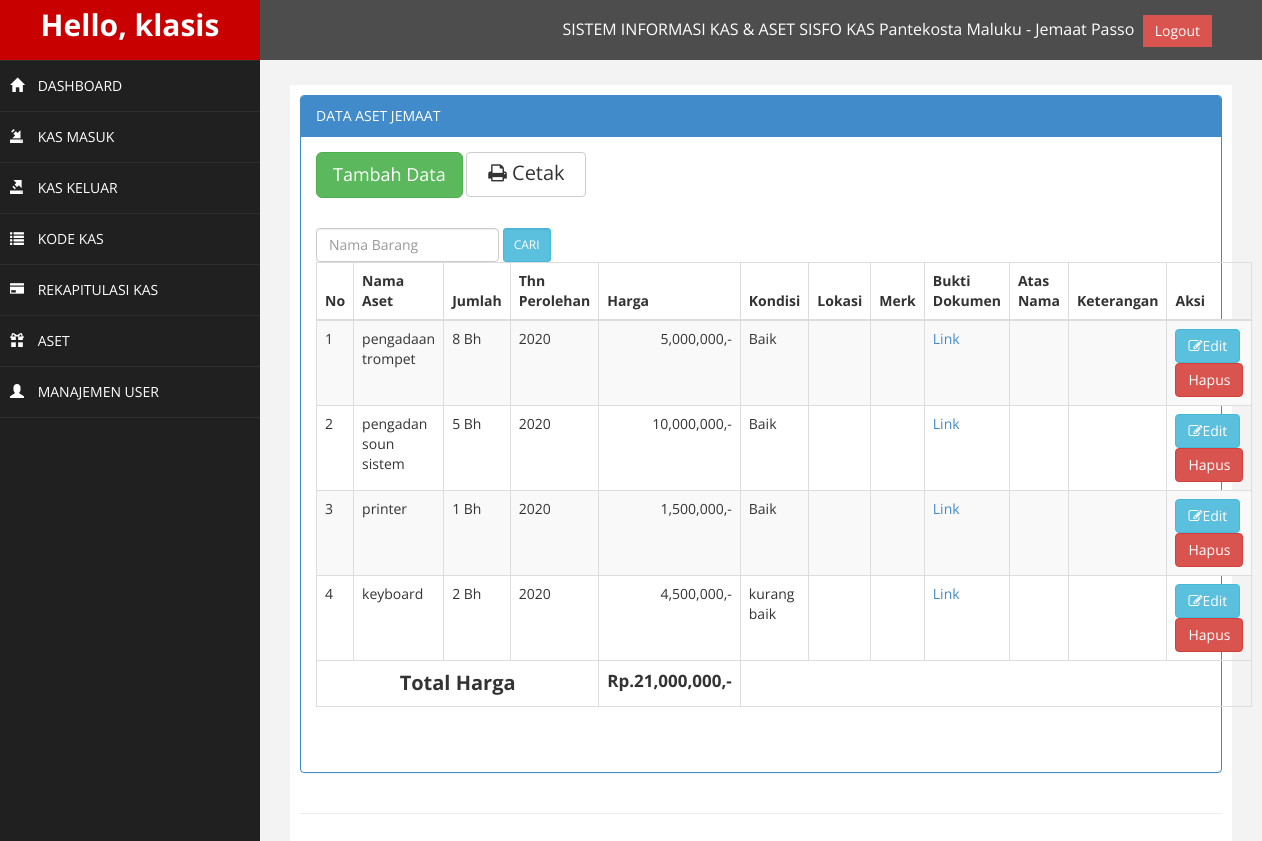
The app's page /halaman_admin.php?page=aset (signed in) with its own data.
### tables this page shows
CREATE TABLE `aset` (
  `kode` int(11) NOT NULL,
  `nama_brg` varchar(50) NOT NULL,
  `jumlah` int(11) NOT NULL,
  `thn_perolehan` varchar(20) NOT NULL,
  `harga` int(20) NOT NULL,
  `kondisi` varchar(50) NOT NULL
);

### page/aset/aset.php (the view, shortened to what this page needs)
<div class="panel panel-primary">
    <div class="panel-heading">
        DATA ASET JEMAAT
    </div>
    <div class="panel-body">
        <button class="btn btn-success btn-lg" data-toggle="modal" data-target="#myModal">
            Tambah Data
        </button>
        <a href="./laporan/laporan_aset.php" target="blank" class="btn btn-default" style="margin-top: 0px; height: 45px; width: 120px; font-size: 20px;"><i class="fa fa-print"></i> Cetak</a>
    </div>
    <div class="panel-body">
        <form method="post" class="form-inline">
            <input id="nama_brg" type="text" class="form-control" name="barang" value="<?= $_POST['barang'] ?? '' ?>" placeholder="Nama Barang">
            <button type="submit" name="search" class="btn btn-info btn-sm form-control">CARI</button>
        </form>
        <div class="table-responsive">
            <table class="table table-striped table-sm table-bordered table-hover" id="dataTables-example">
                <thead>
                    <tr>
                        <th>No</th>
                        <th>Nama Aset</th>
                        <th>Jumlah</th>
                        <th>Thn Perolehan</th>
                        <th>Harga</th>
                        <th>Kondisi</th>
                        <th>Lokasi</th>
                        <th>Merk</th>
                        <th>Bukti Dokumen</th>
                        <th>Atas Nama</th>
                        <th>Keterangan</th>
                        <th>Aksi</th>
                    </tr>
                </thead>
                <tbody>
                    <?php
                    $no = 1;
                    if (isset($_POST['search'])) {
                        $barang = $_POST['barang'];
                        $sql = $koneksi->query("SELECT * FROM aset WHERE nama_brg LIKE '%$barang%'");
                    } else {
                        $sql = $koneksi->query("SELECT * FROM aset");
                    }
                    while ($data = $sql->fetch_assoc()) {
                    ?>
                        <tr class="odd gradeX">
                            <td><?php echo $no++ ?></td>
                            <td><?php echo $data['nama_brg']; ?></td>
                            <td><?php echo number_format($data['jumlah']) . "  Bh"; ?></td>
                            <td><?php echo $data['thn_perolehan']; ?></td>
                            <td align="right"><?php echo number_format($data['harga']) . ",-"; ?></td>
                            <td><?php echo $data['kondisi']; ?></td>
                            <td><?php echo $data['lokasi']; ?></td>
                            <td><?php echo $data['merk']; ?></td>
                            <td> <a href="<?php echo '../storages/bukti-dokumen-aset/' . $data['bukti_dokumen']; ?>" target="_blank">Link</a> </td>
                            <td><?php echo $data['atas_nama']; ?></td>
                            <td><?php echo $data['keterangan']; ?></td>
                            <td>
                                <a id="edit_data" data-toggle="modal" data-target="#edit" data-kode="<?= $data['kode'] ?>" data-nama_brg="<?= $data['nama_brg'] ?>" data-jumlah="<?= $data['jumlah'] ?>" data-thn_perolehan="<?= $data['thn_perolehan'] ?>" data-jml="<?= $data['harga'] ?>" data-kondisi="<?= $data['kondisi'] ?>" data-lokasi="<?= $data['lokasi'] ?>" data-merk="<?= $data['merk'] ?>" data-atas_nama="<?= $data['atas_nama'] ?>" data-keterangan="<?= $data['keterangan'] ?>" class="btn btn-info"><i class="fa fa-edit"></i>Edit</a>
                                <a onclick="return confirm('Yakin Akan Menghapus Data Ini....????')" href="?page=aset&aksi=hapus&id= <?php echo $data['kode']; ?>" class="btn btn-danger"><i class="fa fa-trash"></i>Hapus</a>
                            </td>
                        </tr>
                    <?php
                        $total = $total + $data['harga'];
                    }
                    ?>
                </tbody>
                <tfoot>
                    <tr>
                        <th colspan="4" style="text-align: center; font-size: 20px">Total Harga</th>
                        <th style="text-align: right; font-size: 17px"><?php echo "Rp." . number_format($total) . ",-"; ?></th>
                        <th colspan="7"></th>
                    </tr>
                </tfoot>
            </table>
        </div>
        <div class="panel-body">
        </div>
    </div>
</div>

### assets/css/custom.css (style rules this page uses)
body { font-family: 'Open Sans', sans-serif; }

### records on screen
aset: nama_brg "pengadaan trompet", jumlah "8", thn_perolehan "2020", harga "5,000,000", kondisi "Baik"
aset: nama_brg "pengadan soun sistem", jumlah "5", thn_perolehan "2020", harga "10,000,000", kondisi "Baik"
aset: nama_brg "printer", jumlah "1", thn_perolehan "2020", harga "1,500,000", kondisi "Baik"
aset: nama_brg "keyboard", jumlah "2", thn_perolehan "2020", harga "4,500,000", kondisi "kurang baik"

### other values on screen
$_SESSION['username'] "klasis"
$total "21,000,000"
